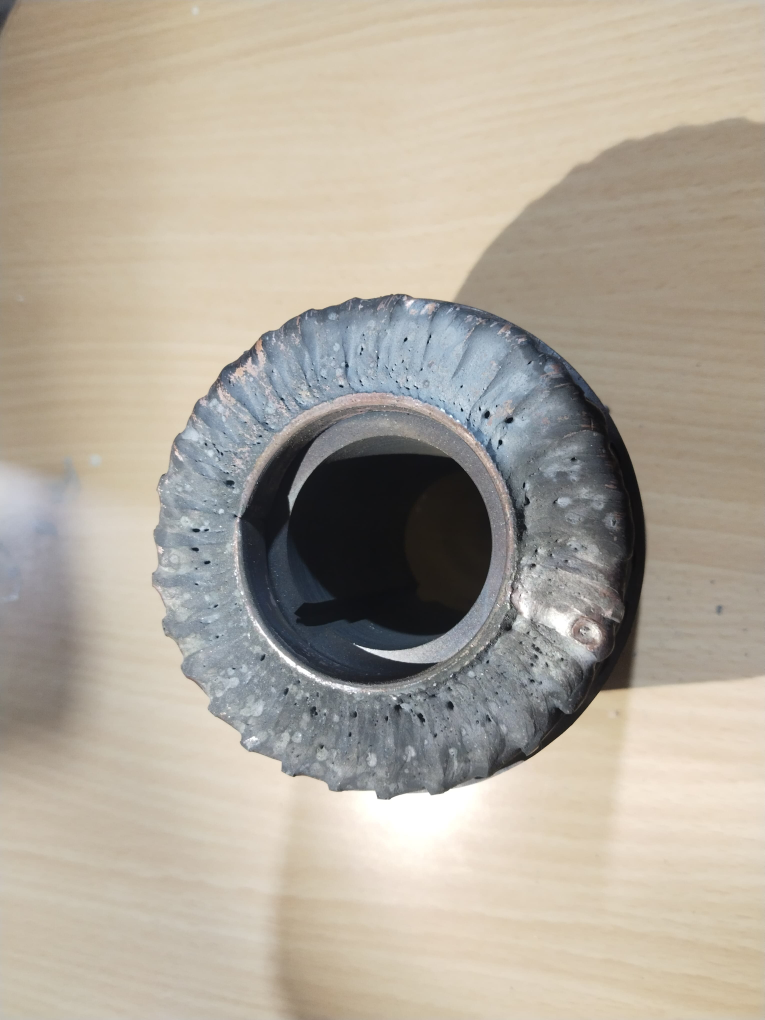
#> input picture dataset/good/good1.jpeg, 3060 x 4080 px (shown at 1/4 size)
$ python generate_cropped_dataset.py   (older library calls are emulated)
#> lines starting #> are read from the running program, lines starting #| are printed output that depends on the picture; after the words box and inside, x2 and y2 are one past the last pixel; in counts of white or black regions, pixels touching at a corner belong together
#> in process_folder, bgr is the input picture: shape (4080, 3060, 3); mean B, G, R 155.4, 168.6, 176.9
import os
import glob
import cv2
import numpy as np

BASE_DIR = r"e:\Rotor"
SRC_DATASET = os.path.join(BASE_DIR, "dataset")
OUT_DATASET = os.path.join(BASE_DIR, "dataset_cropped")

GOOD_SRC = os.path.join(SRC_DATASET, "good")
BAD_SRC = os.path.join(SRC_DATASET, "bad")

GOOD_OUT = os.path.join(OUT_DATASET, "good")
BAD_OUT = os.path.join(OUT_DATASET, "bad")

os.makedirs(GOOD_OUT, exist_ok=True)
os.makedirs(BAD_OUT, exist_ok=True)

def crop_weld_roi(bgr):
    if bgr is None:
        return None
    h, w = bgr.shape[:2]
#> h = 4080; w = 3060
    target_dim = 1000
    scale = target_dim / max(h, w)
#> scale = 0.245
    resized = cv2.resize(bgr, (int(w * scale), int(h * scale)))
    rh, rw = resized.shape[:2]
#> rh = 1000; rw = 750

    gray = cv2.cvtColor(resized, cv2.COLOR_BGR2GRAY)

    # 1. Texture Saliency Map
    sobelx = cv2.Sobel(gray, cv2.CV_32F, 1, 0, ksize=3)
    sobely = cv2.Sobel(gray, cv2.CV_32F, 0, 1, ksize=3)
    mag = cv2.magnitude(sobelx, sobely)
    mag = np.clip(mag, 0, 255).astype(np.uint8)
    texture = cv2.GaussianBlur(mag, (35, 35), 0)

    cy, cx = rh / 2.0, rw / 2.0
#> cy = 500; cx = 375
    y_coords, x_coords = np.indices((rh, rw))
    dist_from_center = np.sqrt((x_coords - cx)**2 + (y_coords - cy)**2)
    max_dist = np.sqrt(cx**2 + cy**2)
#> max_dist = 625
    center_weight = 1.0 - 0.4 * (dist_from_center / max_dist)
    saliency = (texture.astype(np.float32) * center_weight).astype(np.uint8)

    _, thresh = cv2.threshold(saliency, 0, 255, cv2.THRESH_BINARY + cv2.THRESH_OTSU)
#> thresh: shape (1000, 750); 20.1% white; 5 white regions (1 under 20 px), largest, box (x1, y1, x2, y2) and area: (146, 283, 640, 787) 150751, (263, 578, 277, 596) 198, (285, 599, 293, 613) 84, (362, 611, 370, 616) 30
    kernel = cv2.getStructuringElement(cv2.MORPH_ELLIPSE, (31, 31))
    thresh = cv2.morphologyEx(thresh, cv2.MORPH_CLOSE, kernel, iterations=3)
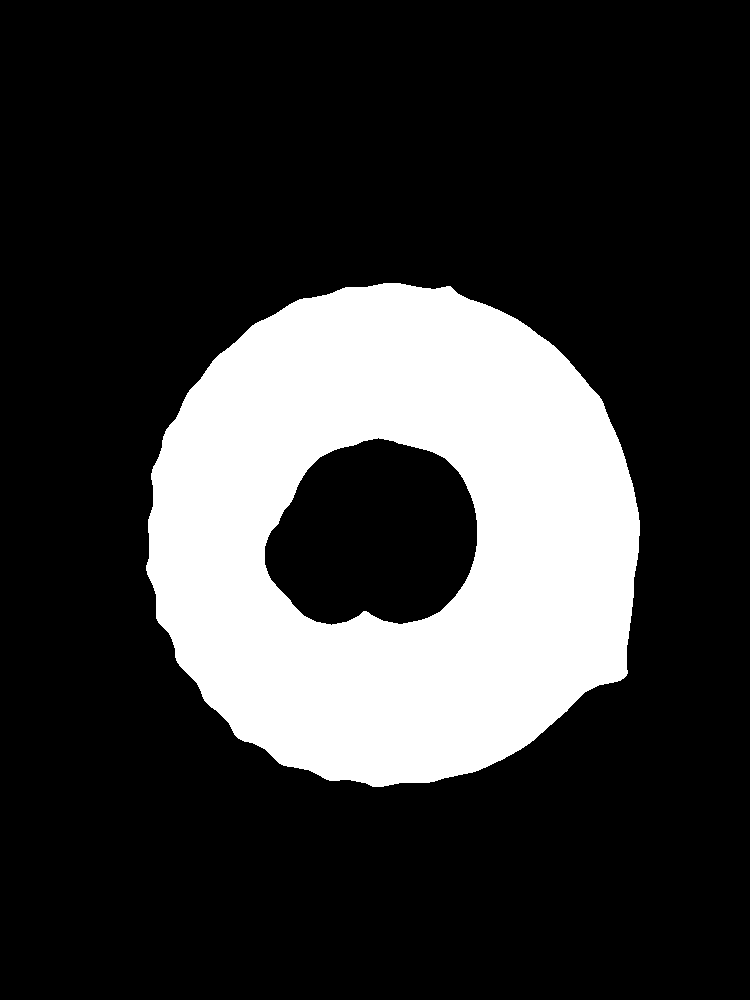
#> thresh: shape (1000, 750); 22% white; 1 white region

    contours, _ = cv2.findContours(thresh, cv2.RETR_EXTERNAL, cv2.CHAIN_APPROX_SIMPLE)
#> contours = 1 contour; box (x1, y1, x2, y2) and area: (146, 283, 640, 787) 194732

    if not contours:
        rx, ry, rw_box, rh_box = int(rw*0.1), int(rh*0.05), int(rw*0.8), int(rh*0.8)
    else:
        best_c = max(contours, key=cv2.contourArea)
#> best_c = contour of 646 points, box (x1, y1, x2, y2) (146, 283, 640, 787), area 194732
        rx, ry, rw_box, rh_box = cv2.boundingRect(best_c)
#> rx = 146; ry = 283; rw_box = 494; rh_box = 504

    aspect = rw_box / float(rh_box)
#> aspect = 0.98

    # Check if Top-Down axial view:
    if 0.75 < aspect < 1.3 and ry > rh * 0.04 and (ry + rh_box) < rh * 0.96:
        m = int(min(rw_box, rh_box) * 0.05)
#> m = 24
        x1 = max(0, rx - m)
#> x1 = 122
        y1 = max(0, ry - m)
#> y1 = 259
        x2 = min(rw, rx + rw_box + m)
#> x2 = 664
        y2 = min(rh, ry + rh_box + m)
#> y2 = 811
    else:
        # Angled/Isometric view:
        # The welded zone comprises the end ring, rotor bar brazed joints, and any dripping slag
        # Capture from the top edge down to ~65% of the rotor bounds
        m_x = int(rw_box * 0.08)
        x1 = max(0, rx - m_x)
        x2 = min(rw, rx + rw_box + m_x)
        y1 = max(0, ry - int(rh_box * 0.05))
        y2 = min(rh, ry + int(rh_box * 0.65))

    inv_scale = 1.0 / scale
#> inv_scale = 4.08
    ox1 = max(0, int(x1 * inv_scale))
#> ox1 = 497
    oy1 = max(0, int(y1 * inv_scale))
#> oy1 = 1056
    ox2 = min(w, int(x2 * inv_scale))
#> ox2 = 2709
    oy2 = min(h, int(y2 * inv_scale))
#> oy2 = 3308

    # Ensure minimum valid size
    if (ox2 - ox1) < 100 or (oy2 - oy1) < 100:
        return bgr

    return bgr[oy1:oy2, ox1:ox2]

def process_folder(src_folder, dst_folder, class_label):
    files = sorted(glob.glob(os.path.join(src_folder, "*.jpeg")) + glob.glob(os.path.join(src_folder, "*.jpg")))
    print(f"Processing {len(files)} {class_label} images...")
    count = 0
    for f in files:
        bgr = cv2.imread(f)
        if bgr is not None:
            cropped = crop_weld_roi(bgr)
            out_path = os.path.join(dst_folder, os.path.basename(f))
            cv2.imwrite(out_path, cropped, [cv2.IMWRITE_JPEG_QUALITY, 95])
            count += 1
    print(f"Finished {class_label}: {count} images cropped and saved.")

if __name__ == "__main__":
    process_folder(GOOD_SRC, GOOD_OUT, "GOOD")
    process_folder(BAD_SRC, BAD_OUT, "BAD")
#> call 2 of process_folder, with src_folder = 'e:\\Rotor/dataset/bad', dst_folder = 'e:\\Rotor/dataset_cropped/bad', class_label = 'BAD'
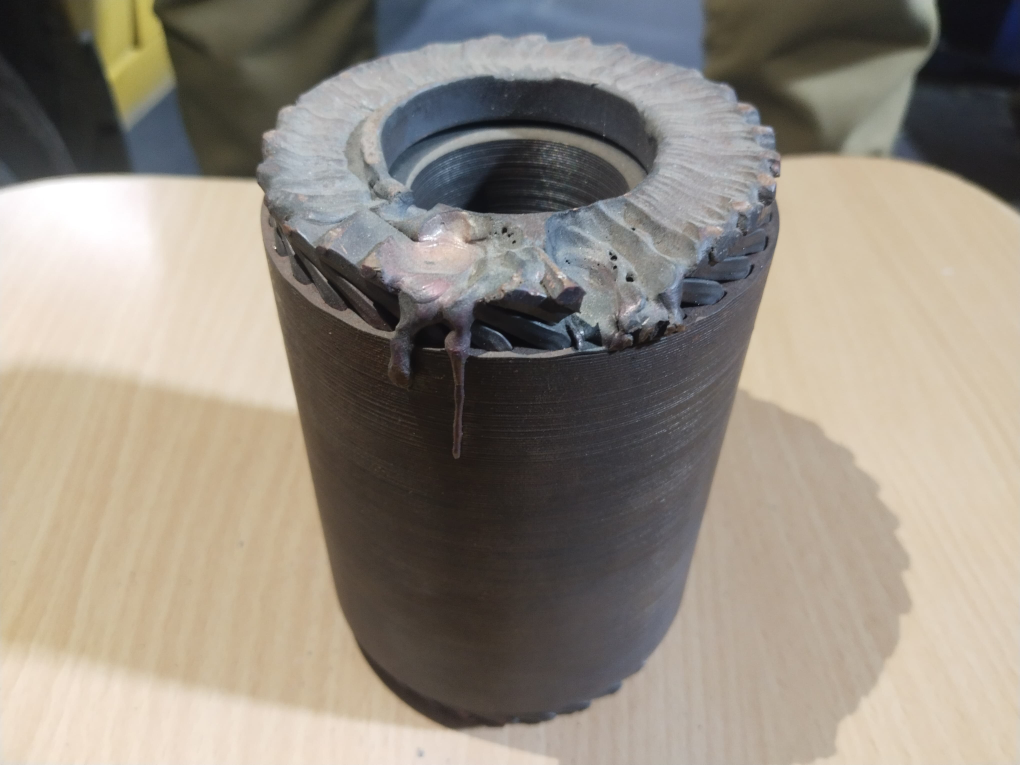
#> input picture dataset/bad/bad1.jpeg, 4080 x 3060 px (shown at 1/4 size)
#> in process_folder, bgr is the input picture: shape (3060, 4080, 3); mean B, G, R 128.5, 139.8, 148
#> in crop_weld_roi (call 2), `sobely = cv2.Sobel(gray, cv2.CV_32F, 0, 1, ksize=3)`:
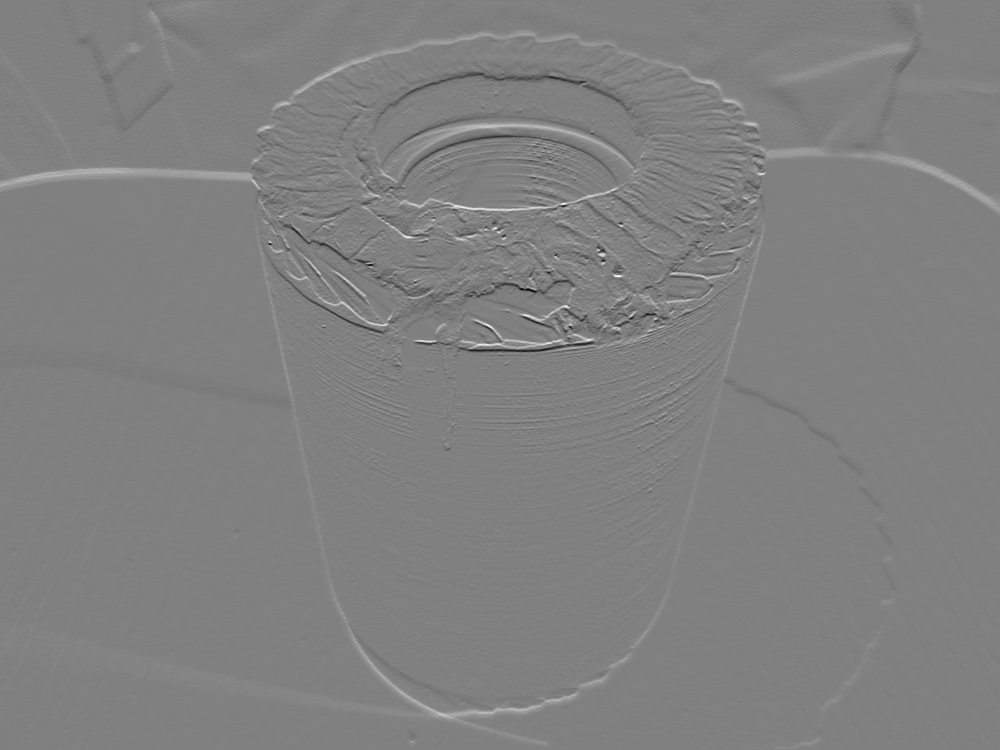
#> sobely: shape (750, 1000) float32; min -541, max 533, mean 1.3; drawn with min black and max white
#> in crop_weld_roi (call 2), `_, thresh = cv2.threshold(saliency, 0, 255, cv2.THRESH_BINARY + cv2.TH..`: thresh: shape (750, 1000); 17.8% white; 11 white regions (1 under 20 px), largest, box (x1, y1, x2, y2) and area: (0, 30, 830, 725) 122705, (856, 0, 1000, 214) 4812, (635, 371, 697, 429) 2166
#> in crop_weld_roi (call 2), `thresh = cv2.morphologyEx(thresh, cv2.MORPH_CLOSE, kernel, iterations=3)`:
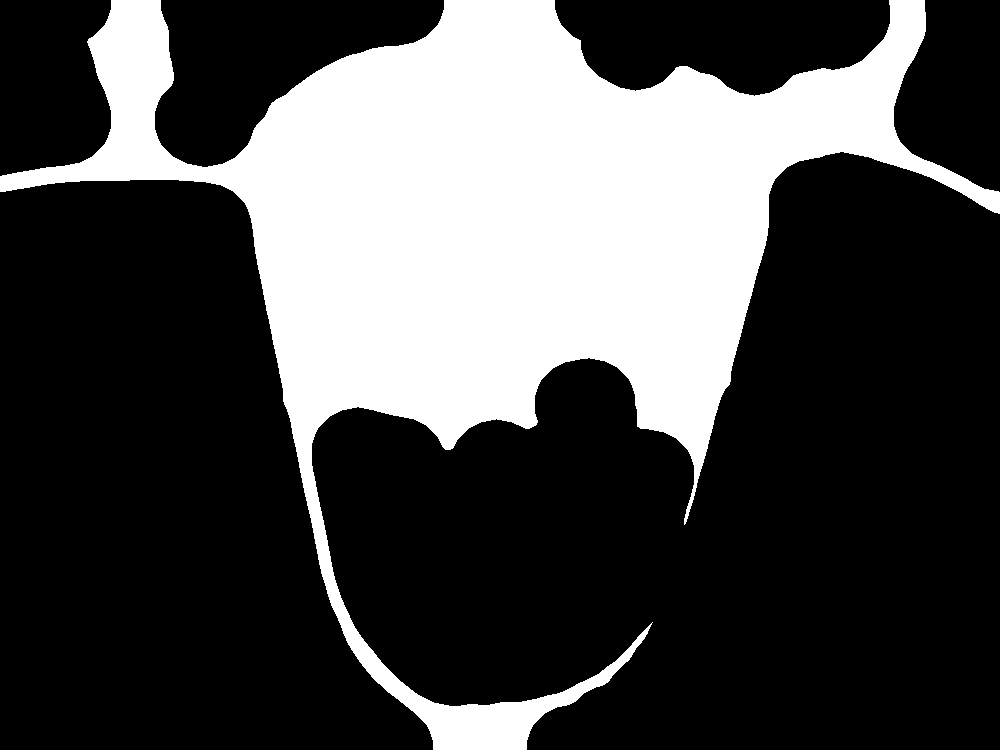
#> thresh: shape (750, 1000); 29.4% white; 1 white region
#> in crop_weld_roi (call 2), `contours, _ = cv2.findContours(thresh, cv2.RETR_EXTERNAL, cv2.CHAIN_AP..`: contours = 1 contour; box (x1, y1, x2, y2) and area: (0, 0, 1000, 750) 218630
#> in crop_weld_roi (call 2), `best_c = max(contours, key=cv2.contourArea)`: best_c = contour of 1897 points, box (x1, y1, x2, y2) (0, 0, 1000, 750), area 218630
#> in crop_weld_roi (call 2), `rx, ry, rw_box, rh_box = cv2.boundingRect(best_c)`: rx = 0; rw_box = 1000; rh_box = 750
#> in crop_weld_roi (call 2), `aspect = rw_box / float(rh_box)`: aspect = 1.33
#> in crop_weld_roi (call 2), `m_x = int(rw_box * 0.08)`: m_x = 80
#> in crop_weld_roi (call 2), `x1 = max(0, rx - m_x)`: x1 = 0
#> in crop_weld_roi (call 2), `x2 = min(rw, rx + rw_box + m_x)`: x2 = 1000
#> in crop_weld_roi (call 2), `y1 = max(0, ry - int(rh_box * 0.05))`: y1 = 0
#> in crop_weld_roi (call 2), `y2 = min(rh, ry + int(rh_box * 0.65))`: y2 = 487
#> in crop_weld_roi (call 2), `ox1 = max(0, int(x1 * inv_scale))`: ox1 = 0
#> in crop_weld_roi (call 2), `ox2 = min(w, int(x2 * inv_scale))`: ox2 = 4080
#> in crop_weld_roi (call 2), `oy2 = min(h, int(y2 * inv_scale))`: oy2 = 1986
#> in crop_weld_roi (call 2), `return bgr[oy1:oy2, ox1:ox2]`:
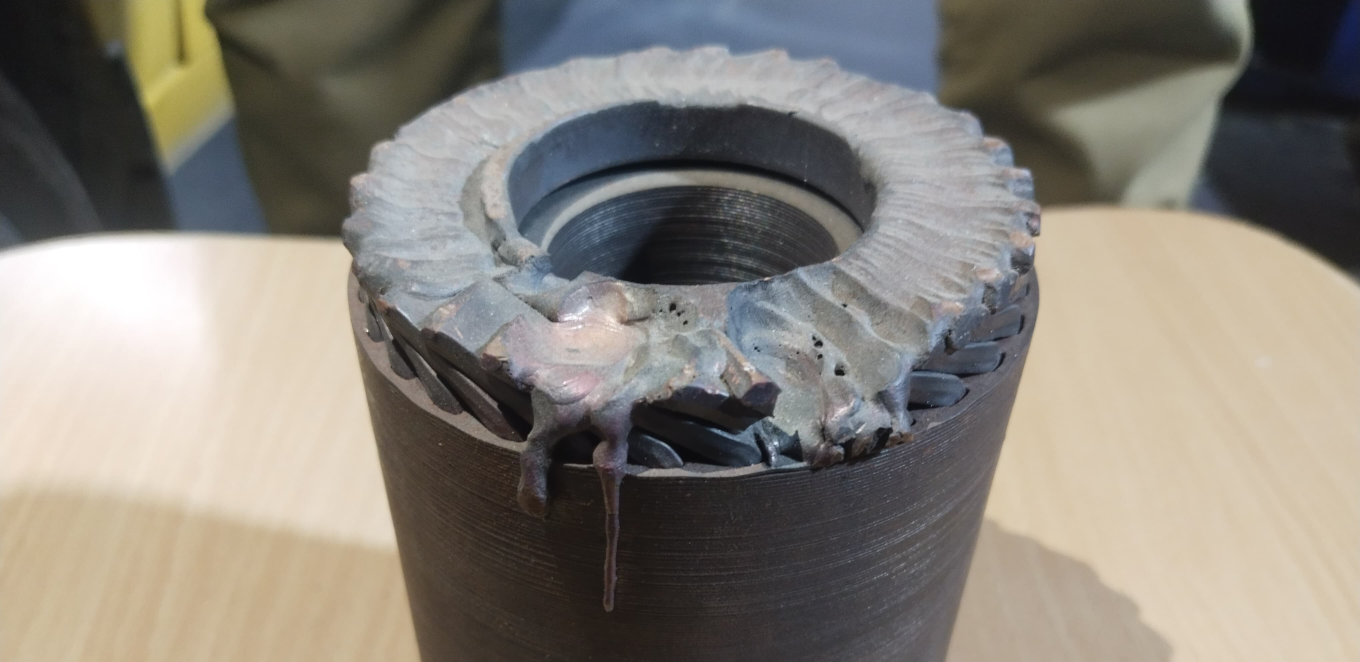
#> returned value: shape (1986, 4080, 3) (shown at 1/3 size); mean of channels 0, 1, 2 122, 130.4, 135.7; drawn as B, G, R
    print(f"\nAll cropped images successfully saved to:\n  - {GOOD_OUT}\n  - {BAD_OUT}")
